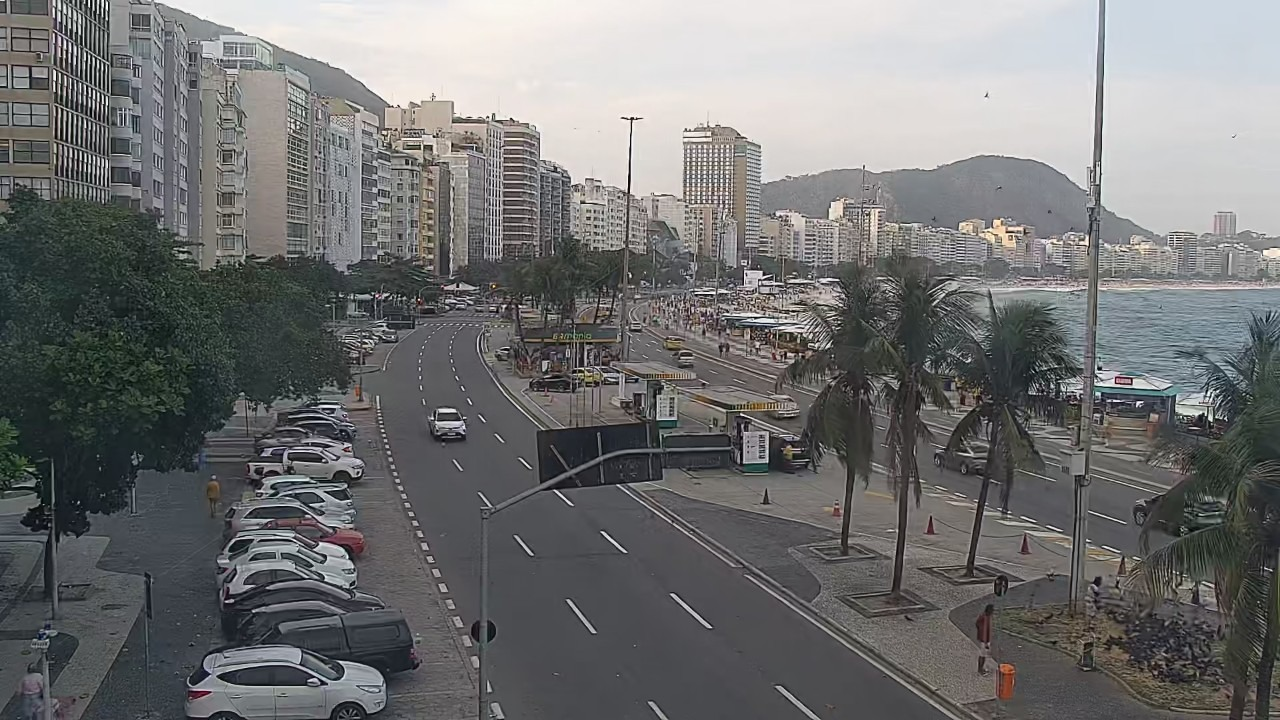
#> input picture backend/assets/images/000028/AV__ATLÂNTICA_X_RUA_RAINHA_ELIZABETH_000028_monitoramento.jpg, 1280 x 720 px; its folder holds only this picture in this run
$ python -i scene_gate.py   (imports and definitions only)
#> lines starting #> are read from the running program, lines starting #| are printed output that depends on the picture
### backend/app/config.py
"""
Configurações do Sistema de Visão Computacional - Patrimônios do Rio
CO-RIO - Coordenadoria de Operações e Resiliência
Backend FastAPI
"""

import os
from pathlib import Path
from dotenv import load_dotenv

load_dotenv()

# ─── Caminhos ────────────────────────────────────────────────────
BASE_DIR = Path(__file__).resolve().parent.parent
ASSETS_DIR = BASE_DIR / "assets"
IMAGES_DIR = ASSETS_DIR / "images"
CACHE_DIR = BASE_DIR / "cache"
MODELS_DIR = BASE_DIR / "models_cache"
DATA_DIR = BASE_DIR / "data"

for d in [ASSETS_DIR, IMAGES_DIR, CACHE_DIR, MODELS_DIR, DATA_DIR]:
    d.mkdir(parents=True, exist_ok=True)

# ─── API de Câmeras ──────────────────────────────────────────────
API_BASE_URL = os.getenv("API_BASE_URL", "http://10.50.3.96:8000")
API_KEY = os.getenv("API_KEY", "")
API_EMAIL = os.getenv("API_EMAIL", "")
API_PASSWORD = os.getenv("API_PASSWORD", "")

# ─── Stream ──────────────────────────────────────────────────────
STREAM_BASE_URL = os.getenv("STREAM_BASE_URL", "http://10.50.3.11:5002")
STREAM_ENDPOINT = "/stream"
STREAM_KEY = os.getenv("STREAM_KEY", "")

# Servidor da página de vídeo WebRTC/WHEP da Tixxi (stream_type="html").
# Usado pelo proxy em app/api/video_proxy.py — ver comentário lá do porquê.
VIDEO_PAGE_BASE_URL = os.getenv("VIDEO_PAGE_BASE_URL", "http://10.50.3.11:5001")

# Intervalo da renovação antecipada do token da API + KEYs de stream
# (que vencem em ~1h). 45min deixa folga antes do vencimento.
TOKEN_REFRESH_SECONDS = int(os.getenv("TOKEN_REFRESH_SECONDS", str(45 * 60)))

# ─── Webhook OctaVision ──────────────────────────────────────────
# Token exigido em ?token=... no endpoint /api/webhooks/octavision.
OCTAVISION_WEBHOOK_TOKEN = os.getenv("OCTAVISION_WEBHOOK_TOKEN", "")

# ─── Servidor FastAPI ────────────────────────────────────────────
HOST = os.getenv("HOST", "0.0.0.0")
PORT = int(os.getenv("PORT", "8000"))
DEBUG = os.getenv("DEBUG", "false").lower() == "true"
CORS_ORIGINS = os.getenv("CORS_ORIGINS", "http://localhost:5173,http://localhost:3000").split(",")

# ─── YOLO ────────────────────────────────────────────────────────
YOLO_MODEL = os.getenv("YOLO_MODEL", str(BASE_DIR.parent / "yolo26n.pt"))
CONFIDENCE_THRESHOLD = float(os.getenv("CONFIDENCE_THRESHOLD", "0.35"))

# ─── Hugging Face ────────────────────────────────────────────────
HF_TOKEN = os.getenv("HF_TOKEN", "")
VANDALISM_MODEL_REPO = os.getenv(
    "VANDALISM_MODEL_REPO", "KzRyan/Burglary_and_Vandalism"
)
VANDALISM_MODEL_FILE = os.getenv(
    "VANDALISM_MODEL_FILE", "HYBRID_CNN_TRANSFORMER_MODEL.pth"
)

# ─── Mapa ────────────────────────────────────────────────────────
DEFAULT_MAP_CENTER = {"lat": -22.9068, "lon": -43.1729}
DEFAULT_MAP_ZOOM = 11

# ─── Captura contínua de vídeo (fase 1 da cascata) ───────────────
# Câmeras com página de vídeo aberta permanentemente num Chrome headless,
# lendo frames a LIVE_CAPTURE_FPS (ver services/live_capture.py). Cada
# câmera = 1 Chrome (~200-400 MB de RAM) — começar com poucas e medir em
# GET /api/monitor/live-capture/status antes de adicionar mais.
LIVE_CAPTURE_CODES = [c.strip() for c in os.getenv("LIVE_CAPTURE_CODES", "000056").split(",") if c.strip()]
LIVE_CAPTURE_FPS = float(os.getenv("LIVE_CAPTURE_FPS", "4"))
LIVE_CAPTURE_BUFFER_SECONDS = float(os.getenv("LIVE_CAPTURE_BUFFER_SECONDS", "4"))
# Análise contínua (YOLO + rastreamento ByteTrack) sobre o vídeo ao vivo,
# por câmera — ver services/live_analysis.py
LIVE_ANALYSIS_FPS = float(os.getenv("LIVE_ANALYSIS_FPS", "2"))

# ─── Superfície protegida + pessoa suspeita (análise contínua) ───
# O que se procura é mudança na ESTRUTURA FÍSICA da estátua (pichação,
# peça arrancada, dano) — algo que FICA. Por isso as janelas são de
# minutos: pessoa, sombra, reflexo, vendedor passando e falha de
# transmissão duram segundos e não chegam a confirmar.
# Superfície = a figura da estátua (dentro do contorno calibrado).
# Pessoa junto à superfície por este tempo seguido → "esteve junto".
SURFACE_SUSPECT_SECONDS = float(os.getenv("SURFACE_SUSPECT_SECONDS", "4"))
# Uma mudança na superfície é associada a quem esteve junto até este tempo
# antes (cobre toda a janela de confirmação abaixo)
SURFACE_SUSPECT_MEMORY_SECONDS = float(os.getenv("SURFACE_SUSPECT_MEMORY_SECONDS", "900"))
# Fração da superfície visível alterada de forma persistente pra contar como
# mudança. Só conta a mudança LONGE de quem está na frente (ver
# SurfaceMonitor: sombra/mochila/roupa fora da caixa do YOLO ficam de fora).
# 1,5% gerava alerta com turista sentado ao lado do Drummond.
SURFACE_CHANGE_MIN_FRAC = float(os.getenv("SURFACE_CHANGE_MIN_FRAC", "0.03"))
# A partir desta fração a alteração é CRÍTICO; entre MIN e isto, ALTO
SURFACE_CRITICAL_FRAC = float(os.getenv("SURFACE_CRITICAL_FRAC", "0.08"))
# A alteração precisa estar presente (parada, fora das pessoas) há pelo
# menos este tempo...
SURFACE_CHANGE_CONFIRM_SECONDS = float(os.getenv("SURFACE_CHANGE_CONFIRM_SECONDS", "180"))
# ...e CONTINUAR com a estátua livre (ninguém ao alcance) por este tempo.
# Turista abraçando/encostando/sentado ao lado muda os pixels só enquanto
# está lá; pichação e dano ficam depois que todos saem.
SURFACE_CLEAR_CONFIRM_SECONDS = float(os.getenv("SURFACE_CLEAR_CONFIRM_SECONDS", "60"))
# Queda curta da alteração (alguém passou na frente, frame ruim) não zera
# a contagem — só some de verdade se ficar abaixo do limite por este tempo
SURFACE_CHANGE_GAP_SECONDS = float(os.getenv("SURFACE_CHANGE_GAP_SECONDS", "20"))
# Mudança sem ninguém junto antes, por este tempo, é absorvida (luz do dia,
# objeto deixado, câmera mexeu) — não dispara depois quando alguém chegar
SURFACE_UNATTRIBUTED_ABSORB_SECONDS = 300
# Após um evento, a mesma câmera não gera outro antes disto
SURFACE_EVENT_COOLDOWN_SECONDS = int(os.getenv("SURFACE_EVENT_COOLDOWN_SECONDS", "1800"))
# Pixel alterado precisa estar parado (sem movimento) por este tempo
SURFACE_STILL_SECONDS = float(os.getenv("SURFACE_STILL_SECONDS", "15"))
# Clipe de evidência: segundos antes do início da mudança e após a confirmação
EVIDENCE_PRE_SECONDS = float(os.getenv("EVIDENCE_PRE_SECONDS", "15"))
EVIDENCE_POST_SECONDS = float(os.getenv("EVIDENCE_POST_SECONDS", "5"))

# ─── Monitoramento contínuo em background ────────────────────────
# Varre todas as câmeras dos patrimônios sequencialmente (uma por vez,
# não em paralelo — evita sobrecarregar a máquina que roda o YOLO/HF).
BACKGROUND_MONITOR_ENABLED = os.getenv("BACKGROUND_MONITOR_ENABLED", "true").lower() == "true"
BACKGROUND_MONITOR_INTERVAL_SECONDS = int(os.getenv("BACKGROUND_MONITOR_INTERVAL_SECONDS", "20"))

# ─── Quadrante de foco no monumento (ROI) ────────────────────────
# Retângulo central do frame onde o monumento está posicionado.
# Usado tanto pelo diff SSIM (change_detector) quanto pelo filtro
# de zona do YOLO (detector) — mesma "zona do monumento" para os dois.
ROI_X_START = 0.20   # 20% da largura
ROI_X_END = 0.80     # 80% da largura
ROI_Y_START = 0.15   # 15% da altura
ROI_Y_END = 0.75     # 75% da altura

# Classes do YOLO (COCO) que representam objetos de risco ao patrimônio,
# com o nível de alerta BASE de cada uma (antes de considerar tempo de
# permanência — ver DWELL_ALERT_SECONDS / risk_tracker.py).
# faca/tesoura = perigo claro, alerta ALTO já na primeira detecção.
# Os demais são objetos comuns que também servem pra bater/quebrar —
# entram como MODERADO pra não gritar CRÍTICO por alguém só carregando
# uma garrafa d'água perto do monumento.
# Limitação: o COCO não tem classe pra spray de pichação, martelo,
# barra de metal etc. — isso exigiria um modelo customizado/
# open-vocabulary, fora de escopo aqui.
# guarda-chuva saiu da lista: nas câmeras de orla (Drummond) todo
# guarda-sol de praia atrás da estátua virava alerta falso.
RISK_CLASSES = {
    "faca": "ALTO",
    "tesoura": "ALTO",
    "taco_de_beisebol": "MODERADO",
    "garrafa": "MODERADO",
}

# ─── Contorno da estátua + interação (pose) ──────────────────────
# Com o contorno da estátua calibrado (zone_service.get_statue), um
# objeto de risco só conta se pelo menos esta fração da caixa dele
# estiver DENTRO do contorno — objeto só "atrás" na imagem (guarda-sol,
# garrafa na areia) não sobrepõe o suficiente.
STATUE_OBJECT_OVERLAP = 0.5

# Estátuas de figura humana são detectadas pelo YOLO como "pessoa". Uma
# detecção de pessoa com IoU >= isto em relação ao contorno calibrado é a
# PRÓPRIA estátua — sai das regras de pessoa (permanência, interação,
# área ignorada no SSIM).
STATUE_SELF_IOU = 0.5

# YOLO26-pose (keypoints: mãos, quadril, pés) — baixado automaticamente
# pelo ultralytics na primeira execução (~6 MB).
POSE_MODEL = os.getenv("POSE_MODEL", str(BASE_DIR.parent / "yolo26n-pose.pt"))
# YOLO26-seg (máscaras): silhueta exata da estátua e de quem está na frente
# na comparação com a referência — baixado automaticamente (~6 MB).
SEG_MODEL = os.getenv("SEG_MODEL", str(BASE_DIR.parent / "yolo26n-seg.pt"))
POSE_KEYPOINT_CONF = 0.35

# Pés acima desta fração da altura do contorno (medida a partir da base)
# = pessoa em cima da estátua/pedestal. Quem está sentado ou em pé ao
# lado tem os pés no chão, perto da base.
CLIMB_FOOT_MIN_HEIGHT = 0.2

# "Em cima da estátua" só vira ALTO depois de a MESMA pessoa ficar em pé
# (pernas esticadas, os dois pés acima da base) por este tempo. Sentar no
# banco nunca conta, por mais tempo que seja.
CLIMB_CONFIRM_SECONDS = float(os.getenv("CLIMB_CONFIRM_SECONDS", "20"))
# Falha de detecção por até este tempo não zera a contagem (pose pisca)
INTERACTION_GRACE_SECONDS = 5

# Mão na área sensível (cabeça/óculos/violão) da MESMA pessoa por pelo menos
# este tempo → ALTO. Pose pra foto (abraço, mão no ombro) dura segundos.
INTERACTION_ESCALATE_SECONDS = float(os.getenv("INTERACTION_ESCALATE_SECONDS", "90"))

# Mudança física no contorno da estátua até este tempo depois de uma
# interação → CRÍTICO (possível retirada de peça/dano).
INTERACTION_MEMORY_SECONDS = 600

# Se pessoas/veículos cobrem esta fração do contorno da estátua, a
# comparação SSIM desse print é pulada (estátua encoberta, resultado
# não confiável).
STATUE_OCCLUSION_SKIP = 0.4

# ─── Mudança física (SSIM) — critérios de alerta ─────────────────
# O nível sai do AUMENTO sobre a linha de base (mediana das últimas
# comparações normais), não do % bruto: sol/sombra mudam o % devagar ao
# longo do dia e a linha de base acompanha; dano/pichação é um salto.
SSIM_INCREASE_MODERADO = float(os.getenv("SSIM_INCREASE_MODERADO", "1.5"))   # pontos percentuais
SSIM_INCREASE_ALTO = float(os.getenv("SSIM_INCREASE_ALTO", "3"))
SSIM_INCREASE_CRITICO = float(os.getenv("SSIM_INCREASE_CRITICO", "10"))
# O salto precisa se repetir em N comparações seguidas cobrindo pelo menos
# X segundos: gente/sombra passa, peça faltando ou tinta ficam.
SSIM_CONFIRM_CHECKS = int(os.getenv("SSIM_CONFIRM_CHECKS", "4"))
SSIM_CONFIRM_SECONDS = float(os.getenv("SSIM_CONFIRM_SECONDS", "300"))
# Comparações "normais" usadas na linha de base
SSIM_BASELINE_WINDOW = 10

# Notificação na tela: o mesmo tipo de alerta (câmera + origem + nível)
# não notifica de novo antes deste intervalo. Nível maior notifica na hora.
NOTIFY_COOLDOWN_SECONDS = int(os.getenv("NOTIFY_COOLDOWN_SECONDS", "300"))
# O cooldown vale por PATRIMÔNIO (todas as câmeras dele e todos os tipos de
# alerta): um mesmo episódio no Drummond (câmeras 000056 e 001195) virava
# 3-4 notificações. Só nível mais alto que o já notificado fura o cooldown.

# Tempo (segundos) que um objeto de risco precisa permanecer dentro da
# zona do monumento para o alerta escalar para CRÍTICO, independente do
# nível base da classe.
DWELL_ALERT_SECONDS = 120

# Classes "passageiras" — pessoas e veículos que atravessam a zona do
# monumento (calçada, rua, rotatória) mas não fazem parte dele. O
# change_detector usa isso pra excluir essas áreas do cálculo de %
# alterado: um pedestre, ciclista ou carro passando não pode ser
# contado como pichação/dano físico no monumento.
TRANSIENT_CLASSES = {"pessoa", "bicicleta", "carro", "moto", "ônibus", "caminhão"}

# Tempo (segundos) que uma pessoa precisa permanecer continuamente dentro
# da zona do monumento pra gerar um alerta preventivo de permanência
# suspeita (risco de furto/vandalismo iminente, antes de qualquer dano
# acontecer). Mesma aproximação por presença de classe usada em
# RISK_CLASSES/risk_tracker — o YOLO não reidentifica indivíduos entre
# frames, então "a mesma pessoa" é aproximada por "sempre há uma pessoa
# presente na zona, sem sumir entre varreduras".
PERSON_LOITERING_ALERT_SECONDS = int(os.getenv("PERSON_LOITERING_ALERT_SECONDS", "600"))  # 10 min

# ─── Classes ─────────────────────────────────────────────────────
# Mapeamento 1:1 com a ordem real das 80 classes COCO usadas pelo YOLO
# (ver `model.names` do ultralytics) — traduzido para português.
PATRIMONY_CLASSES = {
    0: "pessoa", 1: "bicicleta", 2: "carro", 3: "moto", 4: "avião",
    5: "ônibus", 6: "trem", 7: "caminhão", 8: "barco", 9: "semáforo",
    10: "hidrante", 11: "placa_de_parada", 12: "parquímetro",
    13: "banco", 14: "pássaro", 15: "gato", 16: "cachorro",
    17: "cavalo", 18: "ovelha", 19: "vaca", 20: "elefante",
    21: "urso", 22: "zebra", 23: "girafa", 24: "mochila",
    25: "guarda-chuva", 26: "bolsa", 27: "gravata", 28: "mala",
    29: "frisbee", 30: "esquis", 31: "snowboard", 32: "bola_esportiva",
    33: "pipa", 34: "taco_de_beisebol", 35: "luva_de_beisebol",
    36: "skate", 37: "prancha_de_surf", 38: "raquete_de_tênis",
    39: "garrafa", 40: "taça_de_vinho", 41: "copo", 42: "garfo",
    43: "faca", 44: "colher", 45: "tigela", 46: "banana",
    47: "maçã", 48: "sanduíche", 49: "laranja", 50: "brócolis",
    51: "cenoura", 52: "cachorro_quente", 53: "pizza", 54: "rosquinha",
    55: "bolo", 56: "cadeira", 57: "sofá", 58: "vaso_de_planta",
    59: "cama", 60: "mesa_de_jantar", 61: "vaso_sanitário", 62: "monitor_tv",
    63: "notebook", 64: "mouse", 65: "controle_remoto", 66: "teclado",
    67: "celular", 68: "microondas", 69: "forno", 70: "torradeira",
    71: "pia", 72: "geladeira", 73: "livro", 74: "relógio",
    75: "vaso", 76: "tesoura", 77: "ursinho_de_pelúcia",
    78: "secador_de_cabelo", 79: "escova_de_dente",
}

INTEREST_CLASSES = {
    "pessoa": "Patrimônio Humano / Visitante",
    "carro": "Veículo", "moto": "Veículo",
    "ônibus": "Transporte Público", "caminhão": "Veículo de Carga",
    "bicicleta": "Mobilidade Urbana", "skate": "Mobilidade Urbana",
    "vaso": "Patrimônio Histórico / Ornamento",
    "vaso_de_planta": "Área Verde / Paisagismo",
    "cadeira": "Mobiliário Urbano",
    "livro": "Acervo / Documentação",
    "relógio": "Patrimônio Histórico",
    "semáforo": "Sinalização Urbana",
    "placa_de_parada": "Sinalização Urbana",
    "parquímetro": "Sinalização Urbana",
    "hidrante": "Equipamento Público",
    "cachorro": "Animal / Fauna Urbana",
    "gato": "Animal / Fauna Urbana",
    "pássaro": "Animal / Fauna Urbana",
    "cavalo": "Animal / Fauna Urbana",
}

# ─── Patrimônios Específicos do Rio ──────────────────────────────
# Lista oficial de patrimônios monitorados com seus códigos de câmera
PATRIMONIOS = [
    # Desativado (12/08) — nenhuma câmera disponível aponta pro monumento, ver histórico de testes no obs.
    # {
    #     "id": 1,
    #     "nome": "Betinho",
    #     "descricao": "Estátua de Herbert de Souza (Betinho) — Praia de Botafogo, altura da R. São Clemente",
    #     "bairro": "Botafogo",
    #     "endereco": "Mourisco - Praia de Botafogo - Botafogo, Rio de Janeiro - RJ, 22250-911",
    #     "categoria": "Personalidade / Direitos Humanos",
    #     "emoji": "🧓",
    #     "latitude": -22.949047,
    #     "longitude": -43.182428,
    #     "camera_codes": [],
    #     "obs": "CONFIRMADO (12/08): sem câmera exclusiva. Testadas e removidas: 003352 (parquinho, sem "
    #            "relação), 000300 e 000046 (avenida aberta, monumento encoberto pelas árvores do canteiro), "
    #            "000263 e 000299 (mesma avenida, sem enquadrar o monumento).",
    # },
    {
        "id": 2,
        "nome": "Marielle Franco",
        "descricao": "Memorial Marielle Franco — Terminal Menezes Cortes (Novo Rio)",
        "bairro": "Santo Cristo",
        "categoria": "Personalidade / Direitos Humanos",
        "emoji": "✊🏿",
        "latitude": -22.8975,
        "longitude": -43.2150,
        "camera_codes": ["001963", "001962"],
    },
    # Desativado (12/08) — nenhuma câmera testada até agora aponta pro monumento, ver histórico no obs.
    # {
    #     "id": 7,
    #     "nome": "Clarice Lispector",
    #     "descricao": "Estátua de Clarice Lispector — Caminho dos Pescadores, Leme",
    #     "bairro": "Leme",
    #     "endereco": "Caminho dos Pescadores Ted Boy Marino - Leme",
    #     "categoria": "Personalidade / Literatura",
    #     "emoji": "📖",
    #     "latitude": -22.9627,
    #     "longitude": -43.1655,
    #     "camera_codes": [],
    #     "obs": "Sem câmera exclusiva. 000646, 001231 e 001232 já foram testadas e removidas — nenhuma "
    #            "aponta pro monumento. Candidatas ainda não testadas: 001219, 001220, 001229, 001230, "
    #            "001233, 001234, 006141 (mesmo cruzamento Av. Atlântica x Ponta do Leme).",
    # },
    # Desativado (12/08) — 000315 e 005534 testadas e removidas, mostram rua/trânsito, sem o relógio no quadro.
    # {
    #     "id": 8,
    #     "nome": "Relógio da Glória",
    #     "descricao": "Relógio da Glória — monumento histórico de 1905, Rua da Glória, 290",
    #     "bairro": "Glória",
    #     "endereco": "R. da Glória - Glória, Rio de Janeiro - RJ, 20241-190",
    #     "categoria": "Patrimônio Histórico",
    #     "emoji": "🕰️",
    #     "latitude": -22.920482,
    #     "longitude": -43.177031,
    #     "camera_codes": [],
    #     "obs": "Endereço corrigido (12/08) — cadastro antigo tinha bairro/endereço errados (Alto da Boa "
    #            "Vista não faz sentido pra esse monumento). 000315 e 005534 testadas e removidas (rua/ "
    #            "trânsito, sem o relógio no quadro). Candidatas ainda não testadas: 005531/005532 (R. da "
    #            "Glória, 58), 005533 (Chafariz da Glória, mesma rua).",
    # },
    {
        "id": 11,
        "nome": "Carlos Drummond de Andrade",
        "descricao": "Estátua de Carlos Drummond de Andrade — Orla de Copacabana (sentado no calçadão)",
        "bairro": "Copacabana",
        "endereco": "Av. Atlântica, 181",
        "categoria": "Personalidade / Literatura",
        "emoji": "🕶️",
        "latitude": -22.984141,
        "longitude": -43.18947,
        "camera_codes": ["001195", "000056"],
        "obs": "CONFIRMADO: câmeras 001195 ('AV. ATLÂNTICA 181') e 000056 ('MONUMENTO DRUMMOND') "
               "apontam corretamente para a estátua. 001021 ('DRUMMOND 02 - FIXA') testada e removida "
               "(12/08) — não ficou boa.",
    },
    {
        "id": 9,
        "nome": "Princesa Isabel",
        "descricao": "Monumento Princesa Isabel — Avenida Princesa Isabel, Copacabana",
        "bairro": "Copacabana",
        "endereco": "Av. Princesa Isabel - Copacabana",
        "categoria": "Personalidade / História",
        "emoji": "👑",
        "latitude": -22.9651,
        "longitude": -43.1736,
        "camera_codes": ["001175"],
    },
    {
        "id": 10,
        "nome": "Tom Jobim",
        "descricao": "Monumento Tom Jobim — Av. Francisco Bhering, Ipanema",
        "bairro": "Ipanema",
        "endereco": "Av. Francisco Bhering, S/N - Ipanema",
        "categoria": "Personalidade / Música",
        "emoji": "🎵",
        "latitude": -22.9879,
        "longitude": -43.1943,
        "camera_codes": ["000194"],
    },
]

### backend/app/models/scene_gate.py
"""
Porteiro de domínio para o classificador de vandalismo (Hugging Face).

O KzRyan/Burglary_and_Vandalism só conhece 3 respostas (normal / roubo /
vandalismo) e SEMPRE distribui 100% entre elas — um gráfico, um print de
site ou a foto de um gato também saem com "80% vandalismo". Antes de
classificar, este módulo responde: isto é uma cena de câmera com pessoas?

  1. Arte gráfica (gráfico, documento digital, print de tela, desenho):
     fundo de cor idêntica em boa parte da imagem e áreas perfeitamente
     lisas. Foto real — mesmo com céu liso — tem ruído/gradiente e quase
     nenhum pixel exatamente igual ao vizinho. Calibrado com gráficos,
     prints, desenhos, fotos variadas e frames das câmeras do COR
     (cor mais frequente: arte ≥ 0,38 × foto ≤ 0,04).
  2. Pessoas na cena (YOLO): roubo e vandalismo são ações de pessoas —
     sem ninguém no quadro, a classificação não se aplica.

Só uma cena real com pessoas segue para o modelo.
"""

import logging
import threading
from pathlib import Path
from typing import Optional

import cv2
import numpy as np

from app.config import YOLO_MODEL

logger = logging.getLogger(__name__)

# Fração da imagem ocupada pela cor exata mais frequente acima da qual é arte gráfica
GRAPHIC_TOP_COLOR = 0.2
# Critério alternativo: poucas cores dominantes + muita área lisa + fundo quase uniforme
GRAPHIC_TOP8 = 0.7
GRAPHIC_FLAT = 0.45
GRAPHIC_TOP_COLOR_TOL = 0.3
PERSON_CONF = 0.35

_yolo = None
_yolo_lock = threading.Lock()


# [8 lines left out: function _model, not called in this run]


def graphic_metrics(rgb: np.ndarray) -> dict:
    h, w = rgb.shape[:2]
#> h = 720; w = 1280
    s = 512 / max(h, w)
#> s = 0.4
    # NEAREST preserva cores exatas (interpolação criaria tons intermediários)
    img = cv2.resize(rgb, (max(int(w * s), 1), max(int(h * s), 1)),
                     interpolation=cv2.INTER_NEAREST) if s < 1 else rgb
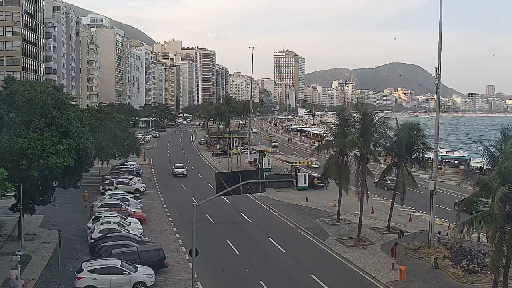
#> img: shape (288, 512, 3); mean R, G, B 113.8, 114.3, 114.3
    n = img.shape[0] * img.shape[1]
#> n = 147456

    exact = (img[..., 0].astype(np.int64) << 16) | (img[..., 1].astype(np.int64) << 8) | img[..., 2]
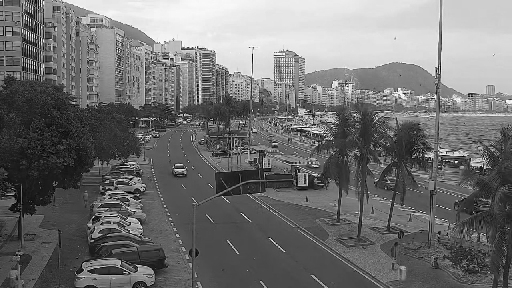
#> exact: shape (288, 512) int64; min 2, max 16777213, mean 7489515.7; drawn with min black and max white
    top_color = np.unique(exact, return_counts=True)[1].max() / n
#> top_color = 0.00739

    q = (img // 6).astype(np.int64)  # tolerância ±~3 por canal (JPEG)
    tol = (q[..., 0] << 16) | (q[..., 1] << 8) | q[..., 2]
    top_color_tol = np.unique(tol, return_counts=True)[1].max() / n
#> top_color_tol = 0.0359

    q8 = (img >> 3).astype(np.int64)
    coarse = (q8[..., 0] << 10) | (q8[..., 1] << 5) | q8[..., 2]
    top8 = np.sort(np.bincount(coarse.ravel()))[::-1][:8].sum() / n
#> top8 = 0.194

    gray = cv2.cvtColor(img, cv2.COLOR_RGB2GRAY)
    k = np.ones((5, 5), np.uint8)
    flat = float(((cv2.dilate(gray, k).astype(int) - cv2.erode(gray, k).astype(int)) <= 2).mean())
#> flat = 0.106

    is_graphic = top_color >= GRAPHIC_TOP_COLOR or (
        top8 >= GRAPHIC_TOP8 and flat >= GRAPHIC_FLAT and top_color_tol >= GRAPHIC_TOP_COLOR_TOL)
#> is_graphic = False
    return {
        "is_graphic": bool(is_graphic),
        "top_color": round(float(top_color), 3),
        "top_color_tol": round(float(top_color_tol), 3),
        "top8": round(float(top8), 3),
        "flat": round(flat, 3),
    }


# [63 lines left out: functions detect_people, check_frames, motion_level, not called in this run]

>>> import cv2
>>> picture = cv2.cvtColor(cv2.imread('../../assets/images/000028/AV__ATLÂNTICA_X_RUA_RAINHA_ELIZABETH_000028_monitoramento.jpg'), cv2.COLOR_BGR2RGB)
>>> result = graphic_metrics(picture)
#> result = {'is_graphic': False, 'top_color': 0.007, 'top_color_tol': 0.036, 'top8': 0.194, 'flat': 0.106}
